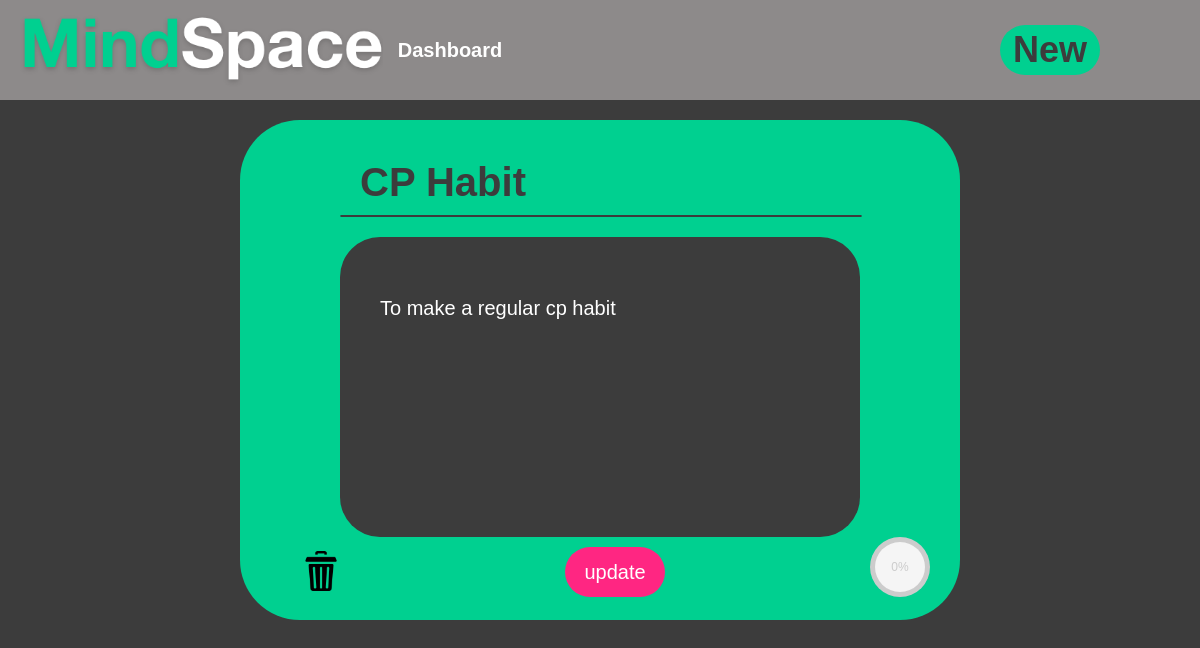
Before: /detail/12 with the older database file.
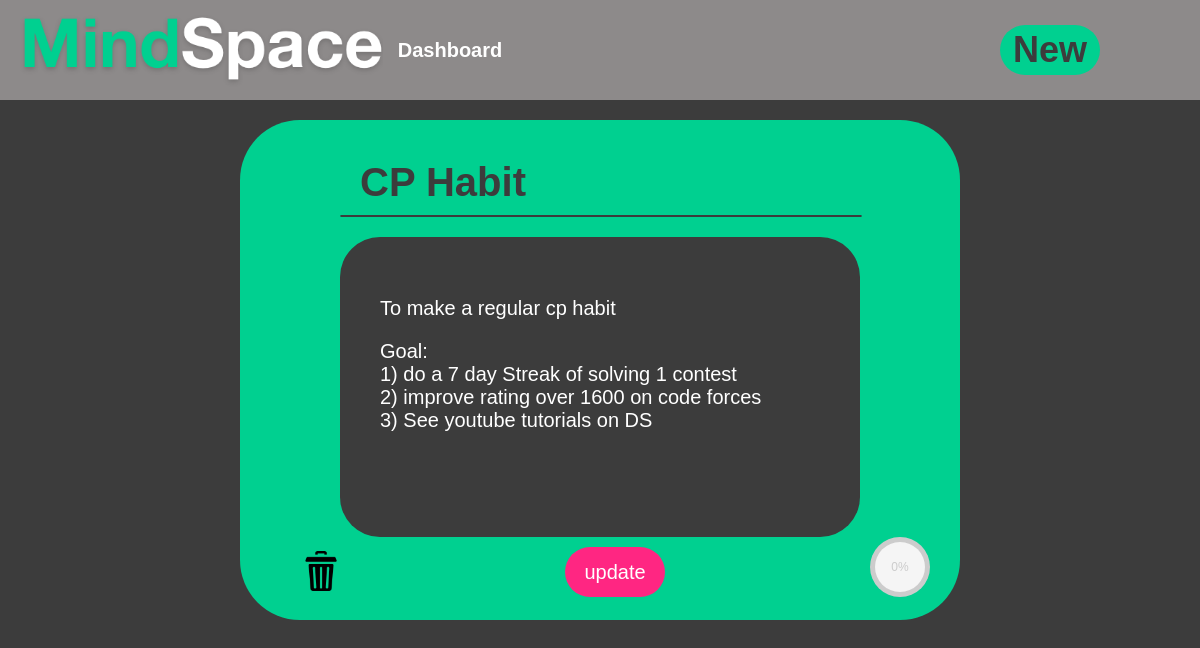
After: the same page with the newer database file.
### mindspace_app/models.py (models this page shows, shortened)
class Activity(models.Model):
    heading = models.CharField(max_length=100)
    class Status(models.TextChoices):
        NEW = 'new', _('new')
        CURRENT = 'current', _('current')
        COMPLETED = 'completed', _('completed')
    status=models.CharField(
        max_length=100,
        choices=Status.choices,
        default=Status.NEW,
    )
    percentage= models.IntegerField(
        default = 0,
        validators=[MaxValueValidator(100), MinValueValidator(0)]
     )
    description = models.TextField(
        default = ' ',
        max_length=500,
    )
    def css_percentage(self):
        return str('p'+str(self.percentage))

### mindspace_app/views.py (the view)
# urls.py: path('detail/<pk>', views.ActivityDetailView.as_view(), name='detail'),
class ActivityDetailView(DetailView):
    context_object_name = 'activity_detail'
    model = Activity
    template_name = 'mindspace_app/activity_detail.html'

### templates/mindspace_app/activity_detail.html (shortened to what this page needs)
<!DOCTYPE html>
{% extends "mindspace_app/base.html" %}
{% load static %}
{% block body_block %}
  <div class="activity-detail-background">
    <div class="activity-detail-container">
      <h1 class="heading">{{ activity_detail.heading }}</h1>
      <hr>
      <div class="description">
        <div class="description-text">
          {{ activity_detail.description|linebreaks }}
        </div>
      </div>
      <div class="buttons">
        <div class="delete-button">
          <button type="button" name="delete">
            <a href="{% url 'mindspace_app:delete' pk=activity_detail.pk %}">
              <img src="{% static 'images/delete-logo-2.png' %}" alt="">
            </a>
          </button>
        </div>
        <div class="update-button">
          <button type="button" name="update">
            <a href="{% url 'mindspace_app:update' pk=activity_detail.pk %}">update</a>
          </button>
        </div>
        <div class="c100 {{ activity_detail.css_percentage }} medium percentage-circle">
            <span>{{ activity_detail.percentage }}%</span>
        </div>
      </div>
    </div>
  </div>
{% endblock %}

Changed rows visible on the page:
changed Activity "CP Habit": description "To make a regular cp habit" → "To make a regular cp habit Goal: 1) do a 7 day Streak of solving 1 contest 2) improve rating over 1600 on code forces 3) See youtube tutorials on DS"
